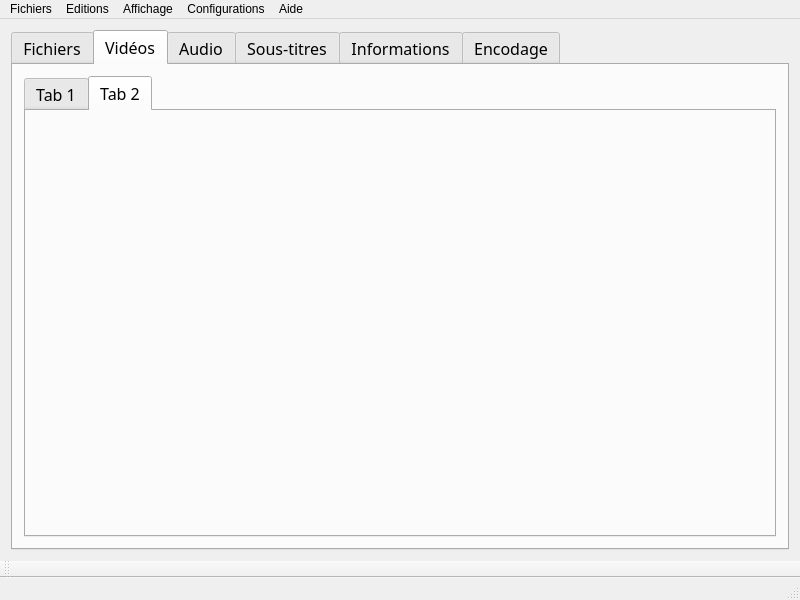
<?xml version="1.0" encoding="UTF-8"?>
<ui version="4.0">
 <class>MainWindow</class>
 <widget class="QMainWindow" name="MainWindow">
  <property name="geometry">
   <rect>
    <x>0</x>
    <y>0</y>
    <width>800</width>
    <height>600</height>
   </rect>
  </property>
  <property name="windowTitle">
   <string>MainWindow</string>
  </property>
  <widget class="QWidget" name="centralWidget">
   <layout class="QGridLayout" name="gridLayout">
    <item row="0" column="0">
     <layout class="QHBoxLayout" name="horizontalLayout">
      <item>
       <widget class="QTabWidget" name="tabWidget">
        <property name="enabled">
         <bool>true</bool>
        </property>
        <property name="sizePolicy">
         <sizepolicy hsizetype="Expanding" vsizetype="Expanding">
          <horstretch>1</horstretch>
          <verstretch>1</verstretch>
         </sizepolicy>
        </property>
        <property name="font">
         <font>
          <family>Malgun Gothic</family>
          <pointsize>12</pointsize>
          <weight>50</weight>
          <bold>false</bold>
         </font>
        </property>
        <property name="autoFillBackground">
         <bool>false</bool>
        </property>
        <property name="styleSheet">
         <string notr="true">#tabWidget::tab-bar{
	alignment:center; 
}
</string>
        </property>
        <property name="currentIndex">
         <number>1</number>
        </property>
        <widget class="FilePane" name="tab_files">
         <property name="sizePolicy">
          <sizepolicy hsizetype="Expanding" vsizetype="Expanding">
           <horstretch>0</horstretch>
           <verstretch>0</verstretch>
          </sizepolicy>
         </property>
         <attribute name="title">
          <string>Fichiers</string>
         </attribute>
        </widget>
        <widget class="QWidget" name="tab_video">
         <attribute name="title">
          <string>Vidéos</string>
         </attribute>
         <layout class="QHBoxLayout" name="horizontalLayout_2">
          <item>
           <widget class="QTabWidget" name="tabWidgetVideo">
            <property name="currentIndex">
             <number>1</number>
            </property>
            <widget class="VideoPane" name="tab">
             <attribute name="title">
              <string>Tab 1</string>
             </attribute>
            </widget>
            <widget class="VideoPane" name="tab_2">
             <attribute name="title">
              <string>Tab 2</string>
             </attribute>
            </widget>
           </widget>
          </item>
         </layout>
        </widget>
        <widget class="QWidget" name="tab_sound">
         <attribute name="title">
          <string>Audio</string>
         </attribute>
         <layout class="QHBoxLayout" name="horizontalLayout_3">
          <item>
           <widget class="QTabWidget" name="tabWidget_3">
            <widget class="AudioPane" name="tab_3">
             <attribute name="title">
              <string>Tab 1</string>
             </attribute>
            </widget>
            <widget class="AudioPane" name="tab_4">
             <attribute name="title">
              <string>Tab 2</string>
             </attribute>
            </widget>
           </widget>
          </item>
         </layout>
        </widget>
        <widget class="QWidget" name="tab_subtitle">
         <attribute name="title">
          <string>Sous-titres</string>
         </attribute>
         <layout class="QHBoxLayout" name="horizontalLayout_4">
          <item>
           <widget class="QTabWidget" name="tabWidget_4">
            <property name="currentIndex">
             <number>0</number>
            </property>
            <widget class="SubtitlePane" name="tab_5">
             <attribute name="title">
              <string>Tab 1</string>
             </attribute>
            </widget>
            <widget class="SubtitlePane" name="tab_6">
             <attribute name="title">
              <string>Tab 2</string>
             </attribute>
            </widget>
           </widget>
          </item>
         </layout>
        </widget>
        <widget class="InformationPane" name="tab_infos">
         <attribute name="title">
          <string>Informations</string>
         </attribute>
        </widget>
        <widget class="EncodePane" name="tab_encode">
         <attribute name="title">
          <string>Encodage</string>
         </attribute>
        </widget>
       </widget>
      </item>
     </layout>
    </item>
   </layout>
  </widget>
  <widget class="QMenuBar" name="menuBar">
   <property name="geometry">
    <rect>
     <x>0</x>
     <y>0</y>
     <width>800</width>
     <height>21</height>
    </rect>
   </property>
   <property name="nativeMenuBar">
    <bool>false</bool>
   </property>
   <widget class="QMenu" name="menuFichiers">
    <property name="title">
     <string>Fichiers</string>
    </property>
   </widget>
   <widget class="QMenu" name="menuEditions">
    <property name="title">
     <string>Editions</string>
    </property>
   </widget>
   <widget class="QMenu" name="menuAffichage">
    <property name="title">
     <string>Affichage</string>
    </property>
   </widget>
   <widget class="QMenu" name="menuConfiguration">
    <property name="title">
     <string>Configurations</string>
    </property>
   </widget>
   <widget class="QMenu" name="menuAide">
    <property name="title">
     <string>Aide</string>
    </property>
   </widget>
   <addaction name="menuFichiers"/>
   <addaction name="menuEditions"/>
   <addaction name="menuAffichage"/>
   <addaction name="menuConfiguration"/>
   <addaction name="menuAide"/>
  </widget>
  <widget class="QToolBar" name="mainToolBar">
   <attribute name="toolBarArea">
    <enum>BottomToolBarArea</enum>
   </attribute>
   <attribute name="toolBarBreak">
    <bool>false</bool>
   </attribute>
  </widget>
  <widget class="QStatusBar" name="statusBar"/>
 </widget>
 <layoutdefault spacing="6" margin="11"/>
 <customwidgets>
  <customwidget>
   <class>FilePane</class>
   <extends>QWidget</extends>
   <header>src/View/FilePane.h</header>
   <container>1</container>
  </customwidget>
  <customwidget>
   <class>VideoPane</class>
   <extends>QWidget</extends>
   <header>src/View/VideoPane.h</header>
   <container>1</container>
  </customwidget>
  <customwidget>
   <class>AudioPane</class>
   <extends>QWidget</extends>
   <header>src/View/AudioPane.h</header>
   <container>1</container>
  </customwidget>
  <customwidget>
   <class>EncodePane</class>
   <extends>QWidget</extends>
   <header>src/View/EncodePane.h</header>
   <container>1</container>
  </customwidget>
  <customwidget>
   <class>SubtitlePane</class>
   <extends>QWidget</extends>
   <header>src/View/SubtitlePane.h</header>
   <container>1</container>
  </customwidget>
  <customwidget>
   <class>InformationPane</class>
   <extends>QWidget</extends>
   <header>src/View/InformationPane.h</header>
   <container>1</container>
  </customwidget>
 </customwidgets>
 <resources/>
 <connections/>
</ui>
